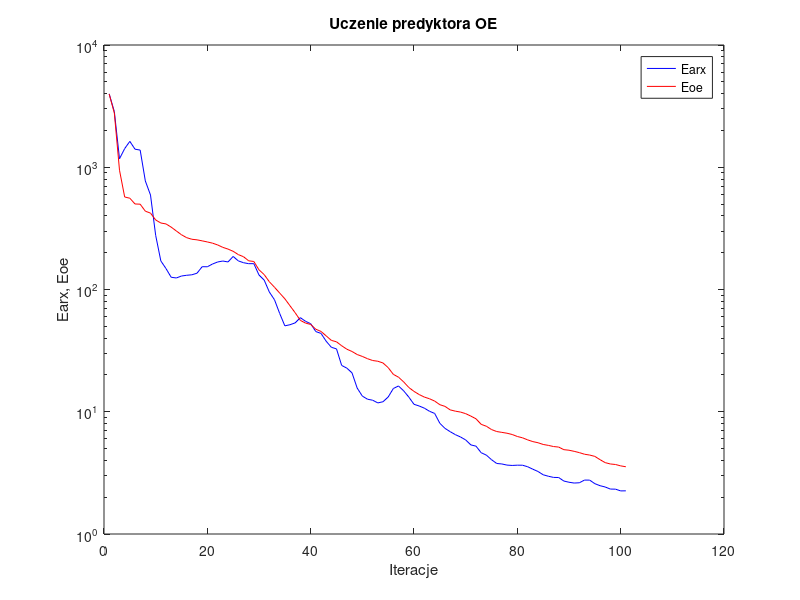
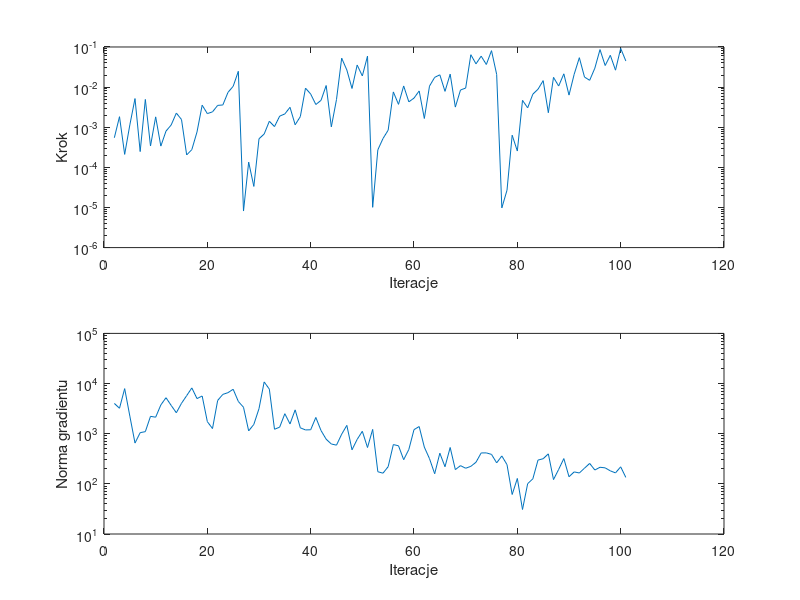

MATLAB code for these plots, in order:
%uczenie predyktora oe
clear all;
n=0; farx(n+1)=3.981227e+003; foe(n+1)=3.972057e+003; wspucz(n+1)=0.000000e+000; ng(n+1)=0.000000e+000;
%odnowa zmiennej metryki
n=1; farx(n+1)=2.853355e+003; foe(n+1)=2.773401e+003; krok(n+1)=5.465324e-004; ng(n+1)=4.012671e+003;
n=2; farx(n+1)=1.173703e+003; foe(n+1)=9.455975e+002; krok(n+1)=1.830478e-003; ng(n+1)=3.216172e+003;
n=3; farx(n+1)=1.420651e+003; foe(n+1)=5.712443e+002; krok(n+1)=2.104603e-004; ng(n+1)=7.920793e+003;
n=4; farx(n+1)=1.628244e+003; foe(n+1)=5.580407e+002; krok(n+1)=1.143304e-003; ng(n+1)=2.243157e+003;
n=5; farx(n+1)=1.405288e+003; foe(n+1)=5.007962e+002; krok(n+1)=5.177879e-003; ng(n+1)=6.505347e+002;
n=6; farx(n+1)=1.381743e+003; foe(n+1)=4.987815e+002; krok(n+1)=2.473449e-004; ng(n+1)=1.049280e+003;
n=7; farx(n+1)=7.725538e+002; foe(n+1)=4.371369e+002; krok(n+1)=4.926484e-003; ng(n+1)=1.098565e+003;
n=8; farx(n+1)=5.925902e+002; foe(n+1)=4.216024e+002; krok(n+1)=3.403614e-004; ng(n+1)=2.219276e+003;
n=9; farx(n+1)=2.773365e+002; foe(n+1)=3.705894e+002; krok(n+1)=1.812955e-003; ng(n+1)=2.132378e+003;
n=10; farx(n+1)=1.712990e+002; foe(n+1)=3.498979e+002; krok(n+1)=3.383827e-004; ng(n+1)=3.744073e+003;
n=11; farx(n+1)=1.483412e+002; foe(n+1)=3.438836e+002; krok(n+1)=8.002131e-004; ng(n+1)=5.219577e+003;
n=12; farx(n+1)=1.259248e+002; foe(n+1)=3.238373e+002; krok(n+1)=1.136630e-003; ng(n+1)=3.665172e+003;
n=13; farx(n+1)=1.242582e+002; foe(n+1)=3.011512e+002; krok(n+1)=2.252591e-003; ng(n+1)=2.615599e+003;
n=14; farx(n+1)=1.289227e+002; foe(n+1)=2.803118e+002; krok(n+1)=1.556794e-003; ng(n+1)=4.035845e+003;
n=15; farx(n+1)=1.307262e+002; foe(n+1)=2.654748e+002; krok(n+1)=2.039081e-004; ng(n+1)=5.738147e+003;
n=16; farx(n+1)=1.319122e+002; foe(n+1)=2.576318e+002; krok(n+1)=2.767368e-004; ng(n+1)=8.179360e+003;
n=17; farx(n+1)=1.358999e+002; foe(n+1)=2.548449e+002; krok(n+1)=7.625735e-004; ng(n+1)=5.011442e+003;
n=18; farx(n+1)=1.536763e+002; foe(n+1)=2.500058e+002; krok(n+1)=3.544455e-003; ng(n+1)=5.647789e+003;
n=19; farx(n+1)=1.534438e+002; foe(n+1)=2.449435e+002; krok(n+1)=2.186130e-003; ng(n+1)=1.738904e+003;
n=20; farx(n+1)=1.616065e+002; foe(n+1)=2.394007e+002; krok(n+1)=2.415320e-003; ng(n+1)=1.267259e+003;
n=21; farx(n+1)=1.679517e+002; foe(n+1)=2.314356e+002; krok(n+1)=3.503934e-003; ng(n+1)=4.605365e+003;
n=22; farx(n+1)=1.709711e+002; foe(n+1)=2.211614e+002; krok(n+1)=3.586133e-003; ng(n+1)=6.079781e+003;
n=23; farx(n+1)=1.680369e+002; foe(n+1)=2.141274e+002; krok(n+1)=7.409251e-003; ng(n+1)=6.580208e+003;
n=24; farx(n+1)=1.863641e+002; foe(n+1)=2.053111e+002; krok(n+1)=1.045775e-002; ng(n+1)=7.692749e+003;
n=25; farx(n+1)=1.713536e+002; foe(n+1)=1.929602e+002; krok(n+1)=2.476948e-002; ng(n+1)=4.392126e+003;
%odnowa zmiennej metryki
n=26; farx(n+1)=1.656580e+002; foe(n+1)=1.854201e+002; krok(n+1)=8.155065e-006; ng(n+1)=3.365231e+003;
n=27; farx(n+1)=1.626623e+002; foe(n+1)=1.717420e+002; krok(n+1)=1.351337e-004; ng(n+1)=1.138030e+003;
n=28; farx(n+1)=1.627260e+002; foe(n+1)=1.694447e+002; krok(n+1)=3.345851e-005; ng(n+1)=1.532683e+003;
n=29; farx(n+1)=1.313294e+002; foe(n+1)=1.448263e+002; krok(n+1)=5.157570e-004; ng(n+1)=3.160813e+003;
n=30; farx(n+1)=1.194551e+002; foe(n+1)=1.324740e+002; krok(n+1)=6.767654e-004; ng(n+1)=1.076900e+004;
n=31; farx(n+1)=9.539927e+001; foe(n+1)=1.157097e+002; krok(n+1)=1.409339e-003; ng(n+1)=7.738632e+003;
n=32; farx(n+1)=8.241054e+001; foe(n+1)=1.043198e+002; krok(n+1)=1.037690e-003; ng(n+1)=1.226093e+003;
n=33; farx(n+1)=6.373690e+001; foe(n+1)=9.354003e+001; krok(n+1)=1.889294e-003; ng(n+1)=1.350157e+003;
n=34; farx(n+1)=5.044206e+001; foe(n+1)=8.397384e+001; krok(n+1)=2.145173e-003; ng(n+1)=2.504959e+003;
n=35; farx(n+1)=5.151302e+001; foe(n+1)=7.359883e+001; krok(n+1)=3.136698e-003; ng(n+1)=1.565059e+003;
n=36; farx(n+1)=5.333314e+001; foe(n+1)=6.454579e+001; krok(n+1)=1.150185e-003; ng(n+1)=2.987843e+003;
n=37; farx(n+1)=5.884702e+001; foe(n+1)=5.590719e+001; krok(n+1)=1.841613e-003; ng(n+1)=1.309066e+003;
n=38; farx(n+1)=5.495506e+001; foe(n+1)=5.314318e+001; krok(n+1)=9.424758e-003; ng(n+1)=1.188843e+003;
n=39; farx(n+1)=5.252817e+001; foe(n+1)=5.176298e+001; krok(n+1)=6.718810e-003; ng(n+1)=1.197412e+003;
n=40; farx(n+1)=4.525856e+001; foe(n+1)=4.732279e+001; krok(n+1)=3.683227e-003; ng(n+1)=2.108589e+003;
n=41; farx(n+1)=4.375325e+001; foe(n+1)=4.539465e+001; krok(n+1)=4.669112e-003; ng(n+1)=1.158510e+003;
n=42; farx(n+1)=3.774907e+001; foe(n+1)=4.175816e+001; krok(n+1)=1.095618e-002; ng(n+1)=7.761826e+002;
n=43; farx(n+1)=3.368745e+001; foe(n+1)=3.836429e+001; krok(n+1)=1.021844e-003; ng(n+1)=6.229681e+002;
n=44; farx(n+1)=3.267484e+001; foe(n+1)=3.734183e+001; krok(n+1)=4.916421e-003; ng(n+1)=5.912193e+002;
n=45; farx(n+1)=2.392478e+001; foe(n+1)=3.466368e+001; krok(n+1)=5.266571e-002; ng(n+1)=9.771629e+002;
n=46; farx(n+1)=2.273550e+001; foe(n+1)=3.248596e+001; krok(n+1)=2.672451e-002; ng(n+1)=1.465572e+003;
n=47; farx(n+1)=2.081139e+001; foe(n+1)=3.111785e+001; krok(n+1)=9.240905e-003; ng(n+1)=4.773507e+002;
n=48; farx(n+1)=1.562930e+001; foe(n+1)=2.938886e+001; krok(n+1)=3.550424e-002; ng(n+1)=7.705159e+002;
n=49; farx(n+1)=1.343077e+001; foe(n+1)=2.834738e+001; krok(n+1)=1.899071e-002; ng(n+1)=1.117137e+003;
n=50; farx(n+1)=1.266415e+001; foe(n+1)=2.716566e+001; krok(n+1)=5.918252e-002; ng(n+1)=5.304344e+002;
%odnowa zmiennej metryki
n=51; farx(n+1)=1.242624e+001; foe(n+1)=2.625108e+001; krok(n+1)=1.009346e-005; ng(n+1)=1.218282e+003;
n=52; farx(n+1)=1.181141e+001; foe(n+1)=2.588971e+001; krok(n+1)=2.734728e-004; ng(n+1)=1.743662e+002;
n=53; farx(n+1)=1.207554e+001; foe(n+1)=2.506282e+001; krok(n+1)=5.234410e-004; ng(n+1)=1.632444e+002;
n=54; farx(n+1)=1.320009e+001; foe(n+1)=2.296225e+001; krok(n+1)=8.446781e-004; ng(n+1)=2.201864e+002;
n=55; farx(n+1)=1.548966e+001; foe(n+1)=2.022496e+001; krok(n+1)=7.585473e-003; ng(n+1)=6.068364e+002;
n=56; farx(n+1)=1.625299e+001; foe(n+1)=1.917940e+001; krok(n+1)=3.715831e-003; ng(n+1)=5.743242e+002;
n=57; farx(n+1)=1.483011e+001; foe(n+1)=1.754618e+001; krok(n+1)=1.069268e-002; ng(n+1)=3.030596e+002;
n=58; farx(n+1)=1.317258e+001; foe(n+1)=1.579036e+001; krok(n+1)=4.290347e-003; ng(n+1)=4.850965e+002;
n=59; farx(n+1)=1.150446e+001; foe(n+1)=1.467518e+001; krok(n+1)=5.320104e-003; ng(n+1)=1.205146e+003;
n=60; farx(n+1)=1.114800e+001; foe(n+1)=1.382708e+001; krok(n+1)=8.029022e-003; ng(n+1)=1.388552e+003;
n=61; farx(n+1)=1.070000e+001; foe(n+1)=1.318676e+001; krok(n+1)=1.651654e-003; ng(n+1)=5.398361e+002;
n=62; farx(n+1)=1.009157e+001; foe(n+1)=1.277211e+001; krok(n+1)=1.059400e-002; ng(n+1)=3.178027e+002;
n=63; farx(n+1)=9.686394e+000; foe(n+1)=1.222645e+001; krok(n+1)=1.748904e-002; ng(n+1)=1.590284e+002;
n=64; farx(n+1)=8.048411e+000; foe(n+1)=1.142312e+001; krok(n+1)=2.024365e-002; ng(n+1)=4.083688e+002;
n=65; farx(n+1)=7.311244e+000; foe(n+1)=1.106509e+001; krok(n+1)=7.835038e-003; ng(n+1)=2.193601e+002;
n=66; farx(n+1)=6.871001e+000; foe(n+1)=1.036003e+001; krok(n+1)=2.107682e-002; ng(n+1)=5.310598e+002;
n=67; farx(n+1)=6.499248e+000; foe(n+1)=1.011343e+001; krok(n+1)=3.176507e-003; ng(n+1)=1.924126e+002;
n=68; farx(n+1)=6.217425e+000; foe(n+1)=9.940343e+000; krok(n+1)=8.471180e-003; ng(n+1)=2.307937e+002;
n=69; farx(n+1)=5.881980e+000; foe(n+1)=9.651132e+000; krok(n+1)=9.466059e-003; ng(n+1)=2.047105e+002;
n=70; farx(n+1)=5.356199e+000; foe(n+1)=9.213031e+000; krok(n+1)=6.414287e-002; ng(n+1)=2.234056e+002;
n=71; farx(n+1)=5.231007e+000; foe(n+1)=8.757729e+000; krok(n+1)=3.798141e-002; ng(n+1)=2.698643e+002;
n=72; farx(n+1)=4.624263e+000; foe(n+1)=7.889663e+000; krok(n+1)=5.908701e-002; ng(n+1)=4.134843e+002;
n=73; farx(n+1)=4.417953e+000; foe(n+1)=7.613236e+000; krok(n+1)=3.663180e-002; ng(n+1)=4.144094e+002;
n=74; farx(n+1)=4.055410e+000; foe(n+1)=7.152886e+000; krok(n+1)=8.100548e-002; ng(n+1)=3.867597e+002;
n=75; farx(n+1)=3.775675e+000; foe(n+1)=6.890388e+000; krok(n+1)=2.069473e-002; ng(n+1)=2.623180e+002;
%odnowa zmiennej metryki
n=76; farx(n+1)=3.740610e+000; foe(n+1)=6.781982e+000; krok(n+1)=9.772716e-006; ng(n+1)=3.599682e+002;
n=77; farx(n+1)=3.661380e+000; foe(n+1)=6.673545e+000; krok(n+1)=2.689247e-005; ng(n+1)=2.415966e+002;
n=78; farx(n+1)=3.637445e+000; foe(n+1)=6.516180e+000; krok(n+1)=6.328553e-004; ng(n+1)=6.133916e+001;
n=79; farx(n+1)=3.655754e+000; foe(n+1)=6.275662e+000; krok(n+1)=2.548531e-004; ng(n+1)=1.281138e+002;
n=80; farx(n+1)=3.653047e+000; foe(n+1)=6.122954e+000; krok(n+1)=4.674043e-003; ng(n+1)=3.080463e+001;
n=81; farx(n+1)=3.550000e+000; foe(n+1)=5.886894e+000; krok(n+1)=3.050294e-003; ng(n+1)=1.009744e+002;
n=82; farx(n+1)=3.388862e+000; foe(n+1)=5.699662e+000; krok(n+1)=6.669234e-003; ng(n+1)=1.258665e+002;
n=83; farx(n+1)=3.246422e+000; foe(n+1)=5.579747e+000; krok(n+1)=8.855578e-003; ng(n+1)=2.976856e+002;
n=84; farx(n+1)=3.051730e+000; foe(n+1)=5.401383e+000; krok(n+1)=1.450364e-002; ng(n+1)=3.170046e+002;
n=85; farx(n+1)=2.968203e+000; foe(n+1)=5.308259e+000; krok(n+1)=2.300371e-003; ng(n+1)=3.962097e+002;
n=86; farx(n+1)=2.904112e+000; foe(n+1)=5.193689e+000; krok(n+1)=1.748904e-002; ng(n+1)=1.216314e+002;
n=87; farx(n+1)=2.897435e+000; foe(n+1)=5.141361e+000; krok(n+1)=1.064021e-002; ng(n+1)=1.942678e+002;
n=88; farx(n+1)=2.711935e+000; foe(n+1)=4.897243e+000; krok(n+1)=2.142882e-002; ng(n+1)=3.191010e+002;
n=89; farx(n+1)=2.650869e+000; foe(n+1)=4.844983e+000; krok(n+1)=6.314847e-003; ng(n+1)=1.386758e+002;
n=90; farx(n+1)=2.611153e+000; foe(n+1)=4.744925e+000; krok(n+1)=2.085811e-002; ng(n+1)=1.731154e+002;
n=91; farx(n+1)=2.625134e+000; foe(n+1)=4.631471e+000; krok(n+1)=5.411858e-002; ng(n+1)=1.647864e+002;
n=92; farx(n+1)=2.761291e+000; foe(n+1)=4.492874e+000; krok(n+1)=1.778972e-002; ng(n+1)=2.052820e+002;
n=93; farx(n+1)=2.759406e+000; foe(n+1)=4.424040e+000; krok(n+1)=1.477175e-002; ng(n+1)=2.555952e+002;
n=94; farx(n+1)=2.580806e+000; foe(n+1)=4.314174e+000; krok(n+1)=2.963700e-002; ng(n+1)=1.887669e+002;
n=95; farx(n+1)=2.484427e+000; foe(n+1)=4.057853e+000; krok(n+1)=8.616836e-002; ng(n+1)=2.141075e+002;
n=96; farx(n+1)=2.424402e+000; foe(n+1)=3.836113e+000; krok(n+1)=3.450322e-002; ng(n+1)=2.084155e+002;
n=97; farx(n+1)=2.331506e+000; foe(n+1)=3.739860e+000; krok(n+1)=6.208155e-002; ng(n+1)=1.814998e+002;
n=98; farx(n+1)=2.327016e+000; foe(n+1)=3.702907e+000; krok(n+1)=2.643052e-002; ng(n+1)=1.653755e+002;
n=99; farx(n+1)=2.252126e+000; foe(n+1)=3.608745e+000; krok(n+1)=9.228634e-002; ng(n+1)=2.185447e+002;
n=100; farx(n+1)=2.254998e+000; foe(n+1)=3.548471e+000; krok(n+1)=4.486659e-002; ng(n+1)=1.343499e+002;

figure; semilogy(farx,'b'); hold on; semilogy(foe,'r'); xlabel('Iteracje'); ylabel('Earx, Eoe'); legend('Earx','Eoe'); title('Uczenie predyktora OE');
figure; subplot(2,1,1); semilogy(krok); xlabel('Iteracje'); ylabel('Krok');
subplot(2,1,2); semilogy(ng); xlabel('Iteracje'); ylabel('Norma gradientu');
Earx=farx(n+1)
Eoe=foe(n+1)
